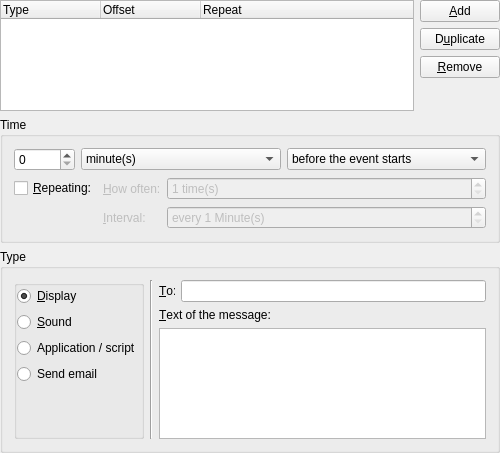
<?xml version="1.0" encoding="UTF-8"?>
<ui version="4.0">
 <class>EditorAlarms_base</class>
 <widget class="QWidget" name="EditorAlarms_base">
  <property name="geometry">
   <rect>
    <x>0</x>
    <y>0</y>
    <width>500</width>
    <height>453</height>
   </rect>
  </property>
  <property name="windowTitle">
   <string>Alarms</string>
  </property>
  <layout class="QGridLayout">
   <property name="margin">
    <number>0</number>
   </property>
   <property name="spacing">
    <number>6</number>
   </property>
   <item row="1" column="0">
    <widget class="QGroupBox" name="mTimeGroup">
     <property name="toolTip">
      <string>Specify a file containing a sound to play when the reminder triggers</string>
     </property>
     <property name="title">
      <string>Time</string>
     </property>
     <layout class="QVBoxLayout">
      <property name="spacing">
       <number>6</number>
      </property>
      <property name="margin">
       <number>11</number>
      </property>
      <item>
       <layout class="QHBoxLayout">
        <property name="spacing">
         <number>6</number>
        </property>
        <property name="margin">
         <number>0</number>
        </property>
        <item>
         <widget class="QSpinBox" name="mAlarmOffset">
          <property name="sizePolicy">
           <sizepolicy hsizetype="Maximum" vsizetype="Fixed">
            <horstretch>0</horstretch>
            <verstretch>0</verstretch>
           </sizepolicy>
          </property>
          <property name="toolTip">
           <string>Set the reminder trigger time</string>
          </property>
          <property name="whatsThis">
           <string>This spinbox allows you to set the reminder trigger time. The time unit is set in the combobox immediately adjacent.</string>
          </property>
          <property name="minimum">
           <number>0</number>
          </property>
          <property name="maximum">
           <number>99999</number>
          </property>
         </widget>
        </item>
        <item>
         <widget class="KComboBox" name="mOffsetUnit">
          <property name="toolTip">
           <string>Select the reminder trigger time unit</string>
          </property>
          <property name="whatsThis">
           <string>This combobox allows you to set the units for the reminder trigger time. The trigger time value is set in the spinbox immediately adjacent.</string>
          </property>
          <property name="autoCompletion">
           <bool>false</bool>
          </property>
          <item>
           <property name="text">
            <string comment="@item:inlistbox alarm offset expressed in minutes">minute(s)</string>
           </property>
          </item>
          <item>
           <property name="text">
            <string comment="@item:inlistbox alarm offset expressed in hours">hour(s)</string>
           </property>
          </item>
          <item>
           <property name="text">
            <string comment="@item:inlistbox alarm offset expressed in days">day(s)</string>
           </property>
          </item>
         </widget>
        </item>
        <item>
         <widget class="KComboBox" name="mBeforeAfter">
          <property name="toolTip">
           <string>Select the reminder trigger relative to the start or end time</string>
          </property>
          <property name="whatsThis">
           <string>Use this combobox to specify if you want the reminder to trigger before or after the start or end time.</string>
          </property>
          <item>
           <property name="text">
            <string>before the event starts</string>
           </property>
          </item>
          <item>
           <property name="text">
            <string>after the event starts</string>
           </property>
          </item>
          <item>
           <property name="text">
            <string>before the event ends</string>
           </property>
          </item>
          <item>
           <property name="text">
            <string>after the event ends</string>
           </property>
          </item>
         </widget>
        </item>
       </layout>
      </item>
      <item>
       <layout class="QGridLayout">
        <property name="margin">
         <number>0</number>
        </property>
        <property name="spacing">
         <number>6</number>
        </property>
        <item row="0" column="1">
         <widget class="QLabel" name="mHowOftenLabel">
          <property name="enabled">
           <bool>false</bool>
          </property>
          <property name="sizePolicy">
           <sizepolicy hsizetype="Maximum" vsizetype="Preferred">
            <horstretch>0</horstretch>
            <verstretch>0</verstretch>
           </sizepolicy>
          </property>
          <property name="text">
           <string>&amp;How often:</string>
          </property>
          <property name="buddy">
           <cstring>mRepeatCount</cstring>
          </property>
         </widget>
        </item>
        <item row="0" column="2">
         <widget class="QSpinBox" name="mRepeatCount">
          <property name="enabled">
           <bool>false</bool>
          </property>
          <property name="toolTip">
           <string>Select how often the reminder should repeat</string>
          </property>
          <property name="whatsThis">
           <string>Use this selector to choose how many times you want the recurring reminder to repeat.</string>
          </property>
          <property name="suffix">
           <string> time(s)</string>
          </property>
          <property name="minimum">
           <number>1</number>
          </property>
          <property name="maximum">
           <number>500</number>
          </property>
         </widget>
        </item>
        <item row="1" column="1">
         <widget class="QLabel" name="mIntervalLabel">
          <property name="enabled">
           <bool>false</bool>
          </property>
          <property name="text">
           <string>&amp;Interval:</string>
          </property>
          <property name="buddy">
           <cstring>mRepeatInterval</cstring>
          </property>
         </widget>
        </item>
        <item row="0" column="0">
         <widget class="QCheckBox" name="mRepeats">
          <property name="sizePolicy">
           <sizepolicy hsizetype="Maximum" vsizetype="Fixed">
            <horstretch>0</horstretch>
            <verstretch>0</verstretch>
           </sizepolicy>
          </property>
          <property name="toolTip">
           <string>Set the reminder to repeat</string>
          </property>
          <property name="whatsThis">
           <string>Check this if you want to the reminder to recur on a periodic interval.</string>
          </property>
          <property name="text">
           <string>&amp;Repeating:</string>
          </property>
         </widget>
        </item>
        <item row="1" column="2">
         <widget class="QSpinBox" name="mRepeatInterval">
          <property name="enabled">
           <bool>false</bool>
          </property>
          <property name="toolTip">
           <string>Select the time between reminder repeats</string>
          </property>
          <property name="whatsThis">
           <string>Use this selector to choose the time between repeating reminders.</string>
          </property>
          <property name="suffix">
           <string comment="@label:spinbox repeat interval expressed in minutes"> Minute(s)</string>
          </property>
          <property name="prefix">
           <string comment="repeat every X minutes">every </string>
          </property>
          <property name="minimum">
           <number>1</number>
          </property>
          <property name="maximum">
           <number>999</number>
          </property>
         </widget>
        </item>
       </layout>
      </item>
     </layout>
    </widget>
   </item>
   <item row="2" column="0">
    <widget class="QGroupBox" name="mTypeGroup">
     <property name="title">
      <string>Type</string>
     </property>
     <layout class="QHBoxLayout">
      <property name="spacing">
       <number>6</number>
      </property>
      <property name="margin">
       <number>11</number>
      </property>
      <item>
       <widget class="QGroupBox" name="mAlarmType">
        <property name="sizePolicy">
         <sizepolicy hsizetype="Maximum" vsizetype="Preferred">
          <horstretch>0</horstretch>
          <verstretch>0</verstretch>
         </sizepolicy>
        </property>
        <property name="title">
         <string/>
        </property>
        <property name="flat">
         <bool>true</bool>
        </property>
        <layout class="QVBoxLayout">
         <property name="spacing">
          <number>6</number>
         </property>
         <property name="margin">
          <number>0</number>
         </property>
         <item>
          <widget class="QRadioButton" name="mTypeDisplayRadio">
           <property name="toolTip">
            <string>Display optional text when the reminder is triggered</string>
           </property>
           <property name="whatsThis">
            <string>Check this option if you want to display optional text in a popup notice when the reminder triggers.</string>
           </property>
           <property name="text">
            <string>&amp;Display</string>
           </property>
           <property name="checked">
            <bool>true</bool>
           </property>
          </widget>
         </item>
         <item>
          <widget class="QRadioButton" name="mTypeSoundRadio">
           <property name="toolTip">
            <string>Play a sound when the reminder is triggered</string>
           </property>
           <property name="whatsThis">
            <string>Check this option if you want to play a sound when the reminder triggers.</string>
           </property>
           <property name="text">
            <string>&amp;Sound</string>
           </property>
          </widget>
         </item>
         <item>
          <widget class="QRadioButton" name="mTypeAppRadio">
           <property name="toolTip">
            <string>Run an application or script when the reminder is triggered</string>
           </property>
           <property name="whatsThis">
            <string>Check this option if you want to run an application (or script) when the reminder triggers.</string>
           </property>
           <property name="text">
            <string>Application / script</string>
           </property>
          </widget>
         </item>
         <item>
          <widget class="QRadioButton" name="mTypeEmailRadio">
           <property name="enabled">
            <bool>true</bool>
           </property>
           <property name="toolTip">
            <string>Send email when the reminder is triggered</string>
           </property>
           <property name="whatsThis">
            <string>Check this option if you want to send an email message when the reminder triggers.</string>
           </property>
           <property name="text">
            <string>Send email</string>
           </property>
          </widget>
         </item>
         <item>
          <spacer>
           <property name="orientation">
            <enum>Qt::Vertical</enum>
           </property>
           <property name="sizeType">
            <enum>QSizePolicy::Expanding</enum>
           </property>
           <property name="sizeHint" stdset="0">
            <size>
             <width>21</width>
             <height>41</height>
            </size>
           </property>
          </spacer>
         </item>
        </layout>
       </widget>
      </item>
      <item>
       <widget class="Line" name="line1">
        <property name="frameShape">
         <enum>QFrame::VLine</enum>
        </property>
        <property name="frameShadow">
         <enum>QFrame::Sunken</enum>
        </property>
        <property name="orientation">
         <enum>Qt::Vertical</enum>
        </property>
       </widget>
      </item>
      <item>
       <widget class="QStackedWidget" name="mTypeStack">
        <property name="currentIndex">
         <number>3</number>
        </property>
        <widget class="QWidget" name="WStackPage">
         <layout class="QVBoxLayout">
          <property name="spacing">
           <number>6</number>
          </property>
          <property name="margin">
           <number>0</number>
          </property>
          <item>
           <widget class="QLabel" name="mDisplayTextLabel">
            <property name="text">
             <string>Display &amp;text:</string>
            </property>
            <property name="buddy">
             <cstring>mDisplayText</cstring>
            </property>
           </widget>
          </item>
          <item>
           <widget class="KTextEdit" name="mDisplayText">
            <property name="toolTip">
             <string notr="true">Provide text to display when the reminder triggers</string>
            </property>
            <property name="whatsThis">
             <string>Specify any text you desire to display in the popup notice when the reminder triggers.</string>
            </property>
           </widget>
          </item>
         </layout>
        </widget>
        <widget class="QWidget" name="WStackPage">
         <layout class="QVBoxLayout">
          <property name="spacing">
           <number>6</number>
          </property>
          <property name="margin">
           <number>0</number>
          </property>
          <item>
           <widget class="QLabel" name="mSoundFileLabel">
            <property name="text">
             <string>Sound &amp;file:</string>
            </property>
            <property name="buddy">
             <cstring>mSoundFile</cstring>
            </property>
           </widget>
          </item>
          <item>
           <widget class="KUrlRequester" name="mSoundFile">
            <property name="toolTip">
             <string>Specify a file containing a sound to play when the reminder triggers</string>
            </property>
            <property name="whatsThis">
             <string>Use the adjacent file browser to help you find the file you want to use when playing a sound when the reminder triggers.</string>
            </property>
            <property name="filter">
             <string>audio/x-wav audio/x-mp3 application/ogg</string>
            </property>
           </widget>
          </item>
          <item>
           <spacer>
            <property name="orientation">
             <enum>Qt::Vertical</enum>
            </property>
            <property name="sizeType">
             <enum>QSizePolicy::Expanding</enum>
            </property>
            <property name="sizeHint" stdset="0">
             <size>
              <width>20</width>
              <height>61</height>
             </size>
            </property>
           </spacer>
          </item>
         </layout>
        </widget>
        <widget class="QWidget" name="WStackPage">
         <layout class="QVBoxLayout">
          <property name="spacing">
           <number>6</number>
          </property>
          <property name="margin">
           <number>0</number>
          </property>
          <item>
           <widget class="QLabel" name="mApplicationLabel">
            <property name="text">
             <string>&amp;Application / Script:</string>
            </property>
            <property name="buddy">
             <cstring>mApplication</cstring>
            </property>
           </widget>
          </item>
          <item>
           <widget class="KUrlRequester" name="mApplication">
            <property name="toolTip">
             <string>Specify a file containing the application to run when the reminder triggers</string>
            </property>
            <property name="whatsThis">
             <string>Use the adjacent file browser to help you find the file you want to use when running an application when the reminder triggers.</string>
            </property>
            <property name="filter">
             <string>*.*|All files</string>
            </property>
           </widget>
          </item>
          <item>
           <widget class="QLabel" name="mAppArgumentsLabel">
            <property name="text">
             <string>Ar&amp;guments:</string>
            </property>
            <property name="buddy">
             <cstring>mAppArguments</cstring>
            </property>
           </widget>
          </item>
          <item>
           <widget class="KLineEdit" name="mAppArguments">
            <property name="toolTip">
             <string>Specify arguments to pass to the application when the reminder triggers</string>
            </property>
            <property name="whatsThis">
             <string>Enter the application arguments to use when running an application when the reminder triggers.</string>
            </property>
           </widget>
          </item>
          <item>
           <spacer>
            <property name="orientation">
             <enum>Qt::Vertical</enum>
            </property>
            <property name="sizeType">
             <enum>QSizePolicy::Expanding</enum>
            </property>
            <property name="sizeHint" stdset="0">
             <size>
              <width>20</width>
              <height>16</height>
             </size>
            </property>
           </spacer>
          </item>
         </layout>
        </widget>
        <widget class="QWidget" name="WStackPage">
         <layout class="QGridLayout">
          <property name="margin">
           <number>0</number>
          </property>
          <property name="spacing">
           <number>6</number>
          </property>
          <item row="1" column="0" colspan="2">
           <widget class="QLabel" name="mEmailTextLabel">
            <property name="text">
             <string>&amp;Text of the message:</string>
            </property>
            <property name="buddy">
             <cstring>mEmailText</cstring>
            </property>
           </widget>
          </item>
          <item row="2" column="0" colspan="2">
           <widget class="KTextEdit" name="mEmailText">
            <property name="toolTip">
             <string>Specify text of an email message to send when the reminder triggers</string>
            </property>
            <property name="whatsThis">
             <string>Enter any text you desire for the email message that will be sent when the alarm triggers.</string>
            </property>
           </widget>
          </item>
          <item row="0" column="1">
           <widget class="KPIM::AddresseeLineEdit" name="mEmailAddress">
            <property name="toolTip">
             <string>Specify a list of addresses to send email when the reminder triggers.
If the 'To:' field stays empty the email reminder will be sent to the
default email configured in Kmail (Settings menu/Configure Kmail/Identities).</string>
            </property>
            <property name="whatsThis">
             <string>Enter a list comma-separated addresses to which an email will be sent when the reminder triggers</string>
            </property>
           </widget>
          </item>
          <item row="0" column="0">
           <widget class="QLabel" name="mEmailToLabel">
            <property name="text">
             <string>&amp;To:</string>
            </property>
            <property name="buddy">
             <cstring>mEmailAddress</cstring>
            </property>
           </widget>
          </item>
         </layout>
        </widget>
       </widget>
      </item>
     </layout>
    </widget>
   </item>
   <item row="0" column="0">
    <layout class="QGridLayout">
     <property name="margin">
      <number>0</number>
     </property>
     <property name="spacing">
      <number>6</number>
     </property>
     <item row="2" column="1">
      <widget class="QPushButton" name="mRemoveButton">
       <property name="toolTip">
        <string>Remove the currently selected reminder</string>
       </property>
       <property name="whatsThis">
        <string>Click this button if you want to remove the currently selected reminder. Be careful with this option as there is no way to undo this operation.</string>
       </property>
       <property name="text">
        <string>&amp;Remove</string>
       </property>
      </widget>
     </item>
     <item row="0" column="1">
      <widget class="QPushButton" name="mAddButton">
       <property name="toolTip">
        <string>Create a new reminder using the settings specified below</string>
       </property>
       <property name="whatsThis">
        <string>Click this button if you want to create a new reminder using the settings specified below. You can continue to change the settings as needed.</string>
       </property>
       <property name="text">
        <string>&amp;Add</string>
       </property>
      </widget>
     </item>
     <item row="1" column="1">
      <widget class="QPushButton" name="mDuplicateButton">
       <property name="toolTip">
        <string>Create a new reminder from the currently selected reminder</string>
       </property>
       <property name="whatsThis">
        <string>Click this button if you want to create a new reminder using the settings stored in the currently selected reminder. You can continue to change the settings as needed.</string>
       </property>
       <property name="text">
        <string>D&amp;uplicate</string>
       </property>
      </widget>
     </item>
     <item row="3" column="1">
      <spacer>
       <property name="orientation">
        <enum>Qt::Vertical</enum>
       </property>
       <property name="sizeType">
        <enum>QSizePolicy::Expanding</enum>
       </property>
       <property name="sizeHint" stdset="0">
        <size>
         <width>20</width>
         <height>60</height>
        </size>
       </property>
      </spacer>
     </item>
     <item row="0" column="0" rowspan="4">
      <widget class="QTreeWidget" name="mAlarmList">
       <property name="toolTip">
        <string>The list of reminders for this event or to-do</string>
       </property>
       <property name="whatsThis">
        <string>This area displays a list of all the reminders you have specified for this event or to-do.</string>
       </property>
       <property name="selectionMode">
        <enum>QAbstractItemView::SingleSelection</enum>
       </property>
       <property name="rootIsDecorated">
        <bool>false</bool>
       </property>
       <property name="allColumnsShowFocus">
        <bool>true</bool>
       </property>
       <column>
        <property name="text">
         <string>Type</string>
        </property>
       </column>
       <column>
        <property name="text">
         <string>Offset</string>
        </property>
       </column>
       <column>
        <property name="text">
         <string>Repeat</string>
        </property>
       </column>
      </widget>
     </item>
    </layout>
   </item>
  </layout>
 </widget>
 <customwidgets>
  <customwidget>
   <class>KPIM::AddresseeLineEdit</class>
   <extends>KLineEdit</extends>
   <header>libkdepim/addresseelineedit.h</header>
  </customwidget>
  <customwidget>
   <class>KUrlRequester</class>
   <extends>QFrame</extends>
   <header>kurlrequester.h</header>
  </customwidget>
  <customwidget>
   <class>KLineEdit</class>
   <extends>QLineEdit</extends>
   <header>klineedit.h</header>
  </customwidget>
  <customwidget>
   <class>KComboBox</class>
   <extends>QComboBox</extends>
   <header>kcombobox.h</header>
  </customwidget>
  <customwidget>
   <class>KTextEdit</class>
   <extends>QTextEdit</extends>
   <header>ktextedit.h</header>
  </customwidget>
 </customwidgets>
 <includes>
  <include location="global">addresseelineedit.h</include>
 </includes>
 <resources/>
 <connections/>
</ui>
